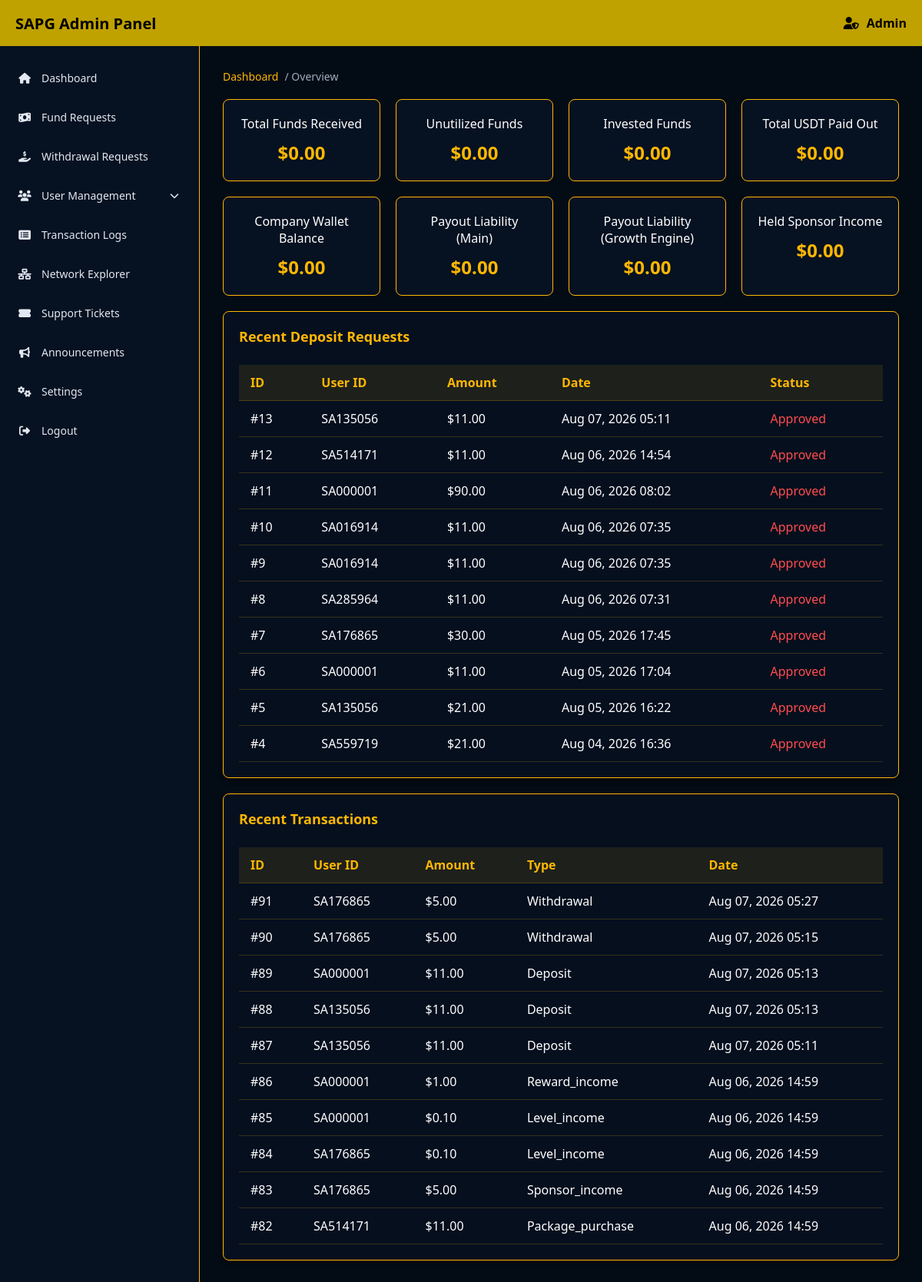
The page /AdminPanel/index.php (signed in) on the database its author committed.
### tables this page shows
CREATE TABLE `deposit_requests` (
  `id` int(11) NOT NULL AUTO_INCREMENT,
  `user_id` varchar(8) NOT NULL,
  `amount` decimal(15,2) NOT NULL,
  `tx_hash` varchar(255) DEFAULT NULL COMMENT 'Blockchain transaction hash',
  `proof_image` varchar(255) DEFAULT NULL COMMENT 'Path to uploaded proof screenshot',
  `status` enum('Pending','Approved','Rejected') DEFAULT 'Pending',
  `admin_remarks` text DEFAULT NULL COMMENT 'Reason for rejection if applicable',
  `created_at` timestamp NOT NULL DEFAULT current_timestamp(),
  `updated_at` timestamp NOT NULL DEFAULT current_timestamp() ON UPDATE current_timestamp(),
  PRIMARY KEY (`id`),
  KEY `idx_user` (`user_id`),
  KEY `idx_status` (`status`)
);

CREATE TABLE `transactions` (
  `id` int(11) NOT NULL AUTO_INCREMENT,
  `user_id` varchar(8) NOT NULL COMMENT 'The user this transaction belongs to',
  `transaction_type` enum('deposit','withdrawal','package_purchase','booster_purchase','autopool_income','sponsor_income','level_income','booster_income','reward_income','sponsor_income_held','sponsor_income_released','internal_transfer','admin_charge','company_revenue','company_sweep') NOT NULL,
  `amount` decimal(15,4) NOT NULL,
  `wallet_type` varchar(20) DEFAULT NULL COMMENT 'e.g. main_deposit, earnings_11, booster_10',
  `status` enum('Pending','Approved','Rejected','Held','Released','Completed') DEFAULT 'Completed',
  `narration` text NOT NULL COMMENT 'Human-readable description of the transaction',
  `related_user_id` varchar(8) DEFAULT NULL COMMENT 'The other party involved (sponsor, buyer, etc.)',
  `created_at` timestamp NOT NULL DEFAULT current_timestamp(),
  `blocked_by_user_id` varchar(8) DEFAULT NULL,
  PRIMARY KEY (`id`),
  KEY `idx_user` (`user_id`),
  KEY `idx_type` (`transaction_type`),
  KEY `idx_status` (`status`),
  KEY `idx_created` (`created_at`),
  KEY `idx_wallet` (`wallet_type`),
  KEY `idx_user_type` (`user_id`,`transaction_type`),
  KEY `idx_blocked_by` (`blocked_by_user_id`)
);

### AdminPanel/index.php (the view)
<?php
require_once '../libs/db.php';
$stmt = $pdo->query("SELECT * FROM company_ledger LIMIT 1");
$ledger = $stmt->fetch(PDO::FETCH_ASSOC) ?: [
    'total_funds_received' => 0, 'unutilized_funds' => 0, 'invested_funds' => 0, 'total_usdt_paid_out' => 0,
    'company_wallet_balance' => 0, 'total_payout_liability_main' => 0, 'total_payout_liability_booster' => 0, 'total_held_sponsor_income' => 0
];
$stmt = $pdo->query("SELECT d.*, u.name FROM deposit_requests d LEFT JOIN users u ON d.user_id = u.user_id ORDER BY d.id DESC LIMIT 10");
$deposits = $stmt->fetchAll(PDO::FETCH_ASSOC);
$stmt = $pdo->query("SELECT * FROM transactions ORDER BY id DESC LIMIT 10");
$transactions = $stmt->fetchAll(PDO::FETCH_ASSOC);
require_once 'includes/header.php';
?>
<div class="breadcrumb">
    <a href="index.php">Dashboard</a> / Overview
</div>
<div class="grid-4">
    <div class="metric-card">
        <div>Total Funds Received</div>
        <div class="metric-value">$<?php echo number_format($ledger['total_funds_received'], 2); ?></div>
    </div>
    <div class="metric-card">
        <div>Unutilized Funds</div>
        <div class="metric-value">$<?php echo number_format($ledger['unutilized_funds'], 2); ?></div>
    </div>
    <div class="metric-card">
        <div>Invested Funds</div>
        <div class="metric-value">$<?php echo number_format($ledger['invested_funds'], 2); ?></div>
    </div>
    <div class="metric-card">
        <div>Total USDT Paid Out</div>
        <div class="metric-value">$<?php echo number_format($ledger['total_usdt_paid_out'], 2); ?></div>
    </div>
</div>
<div class="grid-4" style="margin-top: 20px;">
    <div class="metric-card">
        <div>Company Wallet Balance</div>
        <div class="metric-value">$<?php echo number_format($ledger['company_wallet_balance'], 2); ?></div>
    </div>
    <div class="metric-card">
        <div>Payout Liability (Main)</div>
        <div class="metric-value">$<?php echo number_format($ledger['total_payout_liability_main'], 2); ?></div>
    </div>
    <div class="metric-card">
        <div>Payout Liability (Growth Engine)</div>
        <div class="metric-value">$<?php echo number_format($ledger['total_payout_liability_booster'], 2); ?></div>
    </div>
    <div class="metric-card">
        <div>Held Sponsor Income</div>
        <div class="metric-value">$<?php echo number_format($ledger['total_held_sponsor_income'], 2); ?></div>
    </div>
</div>
<div class="card" style="margin-top: 20px;">
    <h3 class="card-title">Recent Deposit Requests</h3>
    <div class="table-responsive">
        <table>
            <thead>
                <tr>
                    <th>ID</th>
                    <th>User ID</th>
                    <th>Amount</th>
                    <th>Date</th>
                    <th>Status</th>
                </tr>
            </thead>
            <tbody>
                <?php if (empty($deposits)): ?>
                    <tr><td colspan="5" style="text-align: center;">No data found</td></tr>
                <?php else: ?>
                    <?php foreach ($deposits as $d): ?>
                    <tr>
                        <td>#<?php echo $d['id']; ?></td>
                        <td><?php echo htmlspecialchars($d['user_id']); ?></td>
                        <td>$<?php echo number_format($d['amount'], 2); ?></td>
                        <td><?php echo date('M d, Y H:i', strtotime($d['created_at'])); ?></td>
                        <td>
                            <?php
                            $color = $d['status'] === 'pending' ? 'orange' : ($d['status'] === 'approved' ? '#2ecc71' : '#ff4d4d');
                            echo "<span style='color: {$color}'>" . ucfirst($d['status']) . "</span>";
                            ?>
                        </td>
                    </tr>
                    <?php endforeach; ?>
                <?php endif; ?>
            </tbody>
        </table>
    </div>
</div>
<div class="card">
    <h3 class="card-title">Recent Transactions</h3>
    <div class="table-responsive">
        <table>
            <thead>
                <tr>
                    <th>ID</th>
                    <th>User ID</th>
                    <th>Amount</th>
                    <th>Type</th>
                    <th>Date</th>
                </tr>
            </thead>
            <tbody>
                <?php if (empty($transactions)): ?>
                    <tr><td colspan="5" style="text-align: center;">No data found</td></tr>
                <?php else: ?>
                    <?php foreach ($transactions as $t): ?>
                    <tr>
                        <td>#<?php echo $t['id']; ?></td>
                        <td><?php echo htmlspecialchars($t['user_id']); ?></td>
                        <td>$<?php echo number_format($t['amount'], 2); ?></td>
                        <td><?php echo htmlspecialchars(ucfirst($t['transaction_type'])); ?></td>
                        <td><?php echo date('M d, Y H:i', strtotime($t['created_at'])); ?></td>
                    </tr>
                    <?php endforeach; ?>
                <?php endif; ?>
            </tbody>
        </table>
    </div>
</div>
<?php require_once 'includes/footer.php'; ?>

### AdminPanel/includes/header.php (style rules this page uses)
* { margin: 0; padding: 0; box-sizing: border-box; font-family: 'Segoe UI', Tahoma, Geneva, Verdana, sans-serif; }
body { background-color: #030b14; color: #fff; display: flex; flex-direction: column; height: 100vh; overflow: hidden; }
.card { background: rgba(6, 17, 33, 0.8); border: 1px solid #ffb703; border-radius: 8px; padding: 20px; margin-bottom: 20px; box-shadow: 0 4px 6px rgba(0,0,0,0.3); }
.card-title { color: #ffb703; margin-bottom: 15px; font-size: 18px; }
.table-responsive { overflow-x: auto; }
table { width: 100%; border-collapse: collapse; margin-top: 10px; }
th, td { padding: 12px 15px; text-align: left; border-bottom: 1px solid rgba(255, 183, 3, 0.2); }
th { background: rgba(255, 183, 3, 0.1); color: #ffb703; font-weight: bold; }
.breadcrumb { display: flex; gap: 8px; margin-bottom: 20px; color: #a0aec0; font-size: 14px; }
.breadcrumb a { color: #ffb703; text-decoration: none; }
.grid-4 { display: grid; grid-template-columns: repeat(4, 1fr); gap: 20px; }
.metric-card { background: #061121; border: 1px solid #ffb703; padding: 20px; border-radius: 8px; text-align: center; }
.metric-value { font-size: 24px; font-weight: bold; color: #ffb703; margin-top: 10px; }

### rows shown on the page
deposit_requests: id "13", user "SA135056", amount "11.00", created_at "Aug 07, 2026 05:11", status "Approved"
deposit_requests: id "12", user "SA514171", amount "11.00", created_at "Aug 06, 2026 14:54", status "Approved"
deposit_requests: id "11", user "SA000001", amount "90.00", created_at "Aug 06, 2026 08:02", status "Approved"
deposit_requests: id "10", user "SA016914", amount "11.00", created_at "Aug 06, 2026 07:35", status "Approved"
deposit_requests: id "9", user "SA016914", amount "11.00", created_at "Aug 06, 2026 07:35", status "Approved"
deposit_requests: id "8", user "SA285964", amount "11.00", created_at "Aug 06, 2026 07:31", status "Approved"
deposit_requests: id "7", user "SA176865", amount "30.00", created_at "Aug 05, 2026 17:45", status "Approved"
deposit_requests: id "6", user "SA000001", amount "11.00", created_at "Aug 05, 2026 17:04", status "Approved"
deposit_requests: id "5", user "SA135056", amount "21.00", created_at "Aug 05, 2026 16:22", status "Approved"
deposit_requests: id "4", user "SA559719", amount "21.00", created_at "Aug 04, 2026 16:36", status "Approved"
transactions: id "91", user "SA176865", amount "5.00", transaction_type "Withdrawal", created_at "Aug 07, 2026 05:27"
transactions: id "90", user "SA176865", amount "5.00", transaction_type "Withdrawal", created_at "Aug 07, 2026 05:15"
transactions: id "89", user "SA000001", amount "11.00", transaction_type "Deposit", created_at "Aug 07, 2026 05:13"
transactions: id "88", user "SA135056", amount "11.00", transaction_type "Deposit", created_at "Aug 07, 2026 05:13"
transactions: id "87", user "SA135056", amount "11.00", transaction_type "Deposit", created_at "Aug 07, 2026 05:11"
transactions: id "86", user "SA000001", amount "1.00", transaction_type "Reward_income", created_at "Aug 06, 2026 14:59"
transactions: id "85", user "SA000001", amount "0.10", transaction_type "Level_income", created_at "Aug 06, 2026 14:59"
transactions: id "84", user "SA176865", amount "0.10", transaction_type "Level_income", created_at "Aug 06, 2026 14:59"
transactions: id "83", user "SA176865", amount "5.00", transaction_type "Sponsor_income", created_at "Aug 06, 2026 14:59"
transactions: id "82", user "SA514171", amount "11.00", transaction_type "Package_purchase", created_at "Aug 06, 2026 14:59"

### other values the page prints
$ledger['total_funds_received'] "0.00"
$ledger['unutilized_funds'] "0.00"
$ledger['invested_funds'] "0.00"
$ledger['total_usdt_paid_out'] "0.00"
$ledger['company_wallet_balance'] "0.00"
$ledger['total_payout_liability_main'] "0.00"
$ledger['total_payout_liability_booster'] "0.00"
$ledger['total_held_sponsor_income'] "0.00"
